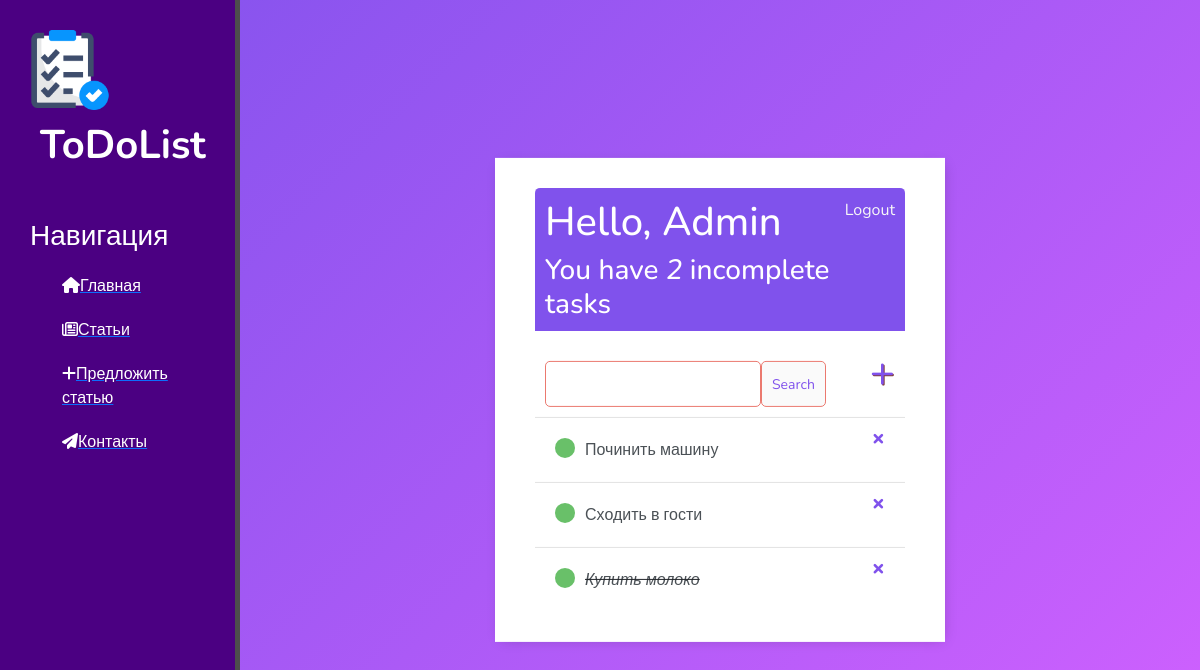
The app's page / (signed in) with its own data.
### main/models.py (models this page shows)
class Task(models.Model):
    user = models.ForeignKey(User, on_delete=models.CASCADE, null=True, blank=True)
    title = models.CharField(max_length=200)
    description = models.TextField(null=True, blank=True)
    complete = models.BooleanField(default=False)
    created = models.DateTimeField(auto_now_add=True)
    def __str__(self):
        return self.title
    class Meta:
        ordering = ['complete']

### main/views.py (the view)
# urls.py: path('', TaskList.as_view(), name='home'),
class TaskList(LoginRequiredMixin,ListView):
    model = Task
    context_object_name = 'tasks'
    def get_context_data(self, **kwargs):
        context = super().get_context_data(**kwargs)
        context['tasks'] = context['tasks'].filter(user=self.request.user)
        context['count'] = context['tasks'].filter(complete=False).count()
        search_input = self.request.GET.get('search-area') or ''
        if search_input:
            context['tasks'] = context['tasks'].filter(title__icontains=search_input)
        context['search_input'] = search_input
        return context

### main/templates/main/task_list.html (shortened to what this page needs)
{% extends 'main/main.html' %}
{% load static %}
{% block content %}
    <div class="header-bar">
        <div>
            <h1>Hello, {{request.user|title}}</h1>
            <h3 style="margin:0"> You have<i> {{count}} </i>incomplete task{{ count|pluralize:"s" }}</h3>
        </div>
        {% if request.user.is_authenticated %}
            <a href="{% url 'logout' %}">Logout</a>
        {% else %}
            <a href="{% url 'login' %}">Login</a>
        {% endif %}
    </div>
    <div id="search-add-wrapper">
        <form method="GET" action="" style="margin-top: 20px; display: flex;">
            <input type="text" name="search-area" value="{{search_input}}">
            <input class="button" type="submit" value="Search">
        </form>
        <a id="add-link" href="{% url 'task-create' %}">&#x2b;</a>
    </div>
    <div class="task-items-wrapper">
        {% for task in tasks%}
            <div class="task-wrapper">
                {% if task.complete %}
                <div class="task-title">
                    <div class="task-complete-icon"></div>
                    <i><s><a href="{% url 'task-update' task.id %}">{{task}}</a></s></i>
                </div>
                <a class="delete-link" href="{% url 'task-delete' task.id %}">&#215;</a>
                {% else %}
                <div class="task-title">
                    <div class="task-complete-icon"></div>
                    <a href="{% url 'task-update' task.id %}">{{task}}</a>
                </div>
                <a class="delete-link" href="{% url 'task-delete' task.id %}">&#215;</a>
                {% endif %}
            </div>
        {% empty %}
        <h3>No items in list</h3>
        {% endfor %}
    </div>
{% endblock %}

### main/templates/main/main.html (shortened to what this page needs)
{% load static %}
<!doctype html>
<html lang="en">
<head>
    <link rel="stylesheet" href="https://cdn.jsdelivr.net/npm/bootstrap@5.3.2/dist/css/bootstrap.min.css">
    <link rel="stylesheet" href="{% static 'main/css/main.css'%}">
    <link rel="stylesheet" href="https://cdn.jsdelivr.net/npm/@fortawesome/fontawesome-free@6.1.1/css/all.min.css">
</head>
<body>
    <aside>
        <img src="{% static 'main/img/logo.png'%}" alt="Лого">
        <span class="logo">ToDoList</span>
        <h3>Навигация</h3>
        <ul>
            <a href="{% url 'home' %}"><li><i class="fa-solid fa-house" style="color: #FFF;"></i>Главная</li></a>
            <a href="{% url 'news_home' %}"><li><i class="fa-regular fa-newspaper" style="color: #FFF;"></i>Статьи</li></a>
            <a href="{% url 'create' %}"><li><i class="fa-solid fa-plus" style="color: #FFF;"></i>Предложить статью</li></a>
            <a href="{% url 'about' %}"><li><i class="fa-solid fa-paper-plane" style="color: #FFF "></i>Контакты</li></a>
        </ul>
    </aside>
    <main>
        <div class="container">
            {% block content %}
            {% endblock %}
        </div>
    </main>
</body>
</html>

### main/static/main/css/main.css (style rules this page uses)
*, *:before, *:after { padding: 0; margin: 0; box-sizing: border-box; }
body { height: 100vh; background: linear-gradient( 135deg, #8052ec, #d161ff ); }
aside { float: left; background: #4B0082; width: 20%; padding: 2.5%; height: 100vh; color: #fff; border-right: 5px solid #4d4d4d; }
aside img { width: 80px; float: left; }
aside .logo { font-size: 40px; margin-left: 10px; font-weight: bold; position: relative; bottom: -5px; }
aside h3 { margin-top: 50px; front-size: 28px; }
aside ul { list-style: none }
aside ul li { color: #fff; display: block; margin-top: 20px; transition: transform .6s ease; }

### main/templates/main/main.html (style rules this page uses)
body { font-family: 'Nunito', sans-serif; }
h1,h2,h3,h4,h5,h6, { font-family: 'Raleway', sans-serif; }
.container { max-width: 550px; background-color: #fff; -webkit-box-shadow: 2px 2px 13px -4px rgba(0, 0, 0, 0.21); box-shadow: 2px 2px 13px -4px rgba(0, 0, 0, 0.21); }
.header-bar { display: flex; margin: auto; color: #fff; padding: 10px; border-radius: 5px 5px 0 0 ; background: #8052ec; }
.header-bar a { color: rgb(247, 247, 247); text-decoration: none; }
.task-wrapper { display: flex; align-items: centre; justify-content: space-between; padding: 20px; background-color: #fff; border-top: 1px solid rgb(226, 226, 226); }
.task-title { display: flex; }
.task-title a { text-decoration: none; color: #4b5156; margin-left: 10px; }
.task-complete-icon { height: 20px; width: 20px; background-color: rgb(105, 192, 105); border-radius: 50%; }
.delete-link { text-decoration: none; font-weight: 900; color: #8052ec; font-size: 22px; line-height: 0; }
#search-add-wrapper { display: flex; justify-content: space-between; alight-items: centre; padding: 10px; }
#add-link { color: #8052ec; text-decoration: none; font-size: 42px; text-shadow: 1px 1px #81413b; }
input[type=text], input[type=password], textarea { border: 1px solid #EB796F; border-radius: 5px; padding: 10px; width: 90%; }
.button { border: 1px solid #EB796F; background-color: #FAFAFA; color: #8052ec; padding: 10px; font-size: 14px; border-radius: 5px; cursor: pointer; text-decoration: none; }

### records on screen
Task: title "Починить машину"
Task: title "Сходить в гости"
Task: title "Купить молоко"

### other values on screen
{{ request.user|title }} "Admin"
{{ count }} "2"
